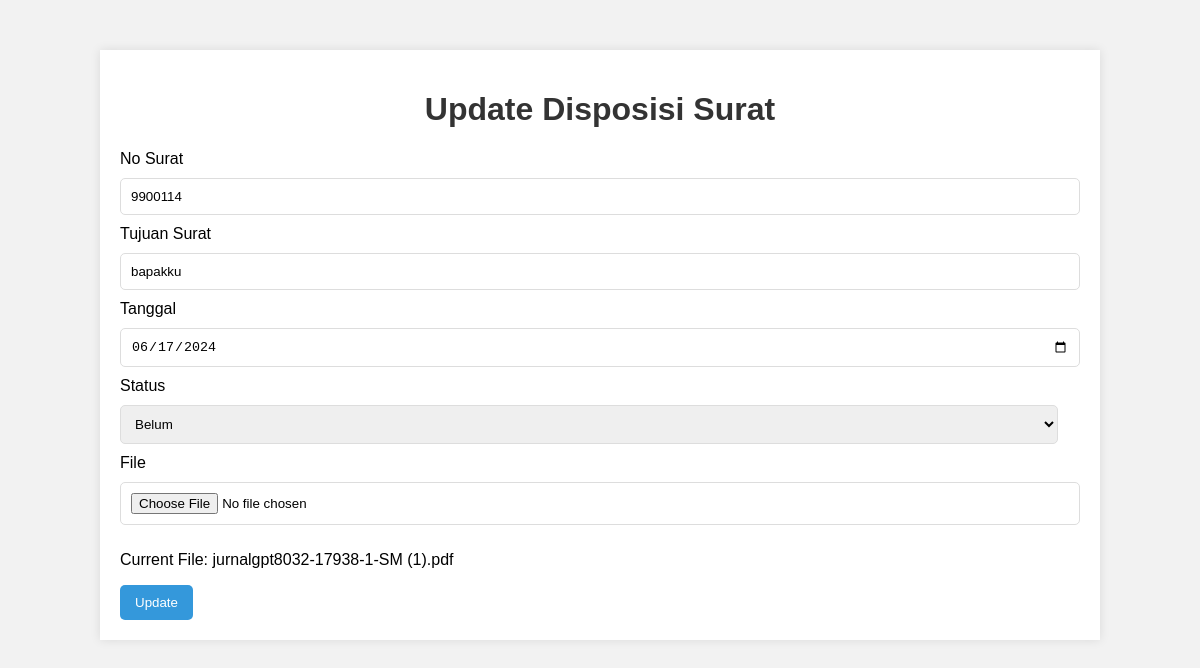
Page /update.php?id=4 on the committed database.
### tables this page shows
CREATE TABLE `disposisi_surat` (
  `id` int(11) NOT NULL,
  `no_surat` varchar(50) NOT NULL,
  `tujuan_surat` varchar(100) NOT NULL,
  `tanggal` date NOT NULL,
  `status` enum('Diterima','Belum') NOT NULL,
  `file` varchar(255) NOT NULL
);

### update.php (the view, shortened to what this page needs)
<?php
include 'config.php';
$id = $_GET['id'];
$sql = "SELECT * FROM disposisi_surat WHERE id=$id";
$result = $conn->query($sql);
$row = $result->fetch_assoc();
?>
<!DOCTYPE html>
<html>
<head>
</head>
<body>
    <div class="container">
        <h1>Update Disposisi Surat</h1>
        <form method="POST" enctype="multipart/form-data">
            <label for="no_surat">No Surat</label>
            <input type="text" id="no_surat" name="no_surat" value="<?php echo $row['no_surat']; ?>" required>
            <label for="tujuan_surat">Tujuan Surat</label>
            <input type="text" id="tujuan_surat" name="tujuan_surat" value="<?php echo $row['tujuan_surat']; ?>" required>
            <label for="tanggal">Tanggal</label>
            <input type="date" id="tanggal" name="tanggal" value="<?php echo $row['tanggal']; ?>" required>
            <label for="status">Status</label>
            <select id="status" name="status" required>
                <option value="Belum" <?php if ($row['status'] == 'Belum') echo 'selected'; ?>>Belum</option>
            </select>
            <label for="file">File</label>
            <input type="file" id="file" name="file">
            <p>Current File: <?php echo $row['file']; ?></p>
            <input type="submit" value="Update">
        </form>
    </div>
</body>
</html>

### update.php (style rules this page uses)
body { font-family: Arial, sans-serif; background-color: #f2f2f2; margin: 0; padding: 0; }
.container { width: 80%; margin: 0 auto; background-color: #fff; padding: 20px; box-shadow: 0 0 10px rgba(0, 0, 0, 0.1); margin-top: 50px; }
h1 { text-align: center; color: #333; }
form { width: 100%; margin-top: 20px; }
input[type="text"], input[type="date"], select, input[type="file"] { width: calc(100% - 22px); padding: 10px; margin: 10px 0; border: 1px solid #ddd; border-radius: 5px; }
input[type="submit"] { padding: 10px 15px; background-color: #3498db; color: white; border: none; border-radius: 5px; cursor: pointer; }

### rows in the picture
disposisi_surat: no_surat "9900114", tujuan_surat "bapakku", tanggal "06/17/2024", status "Belum", file "jurnalgpt8032-17938-1-SM (1).pdf"
